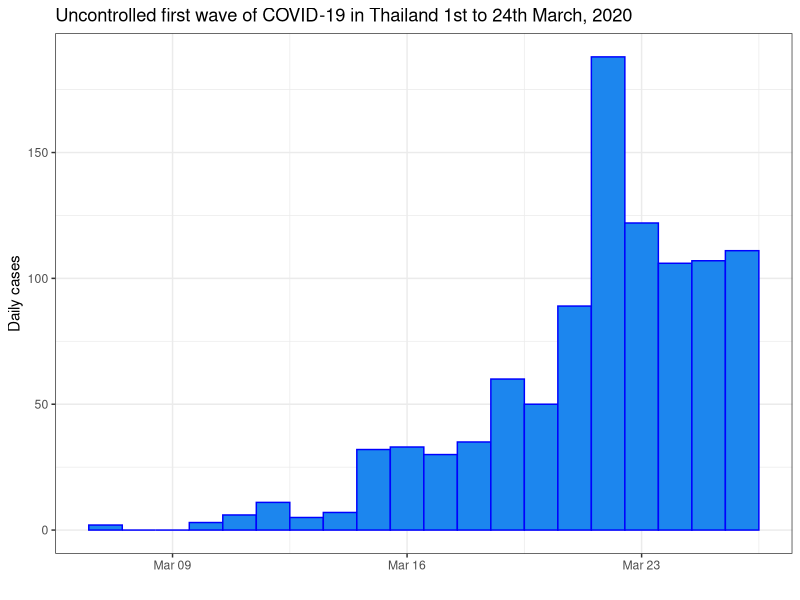
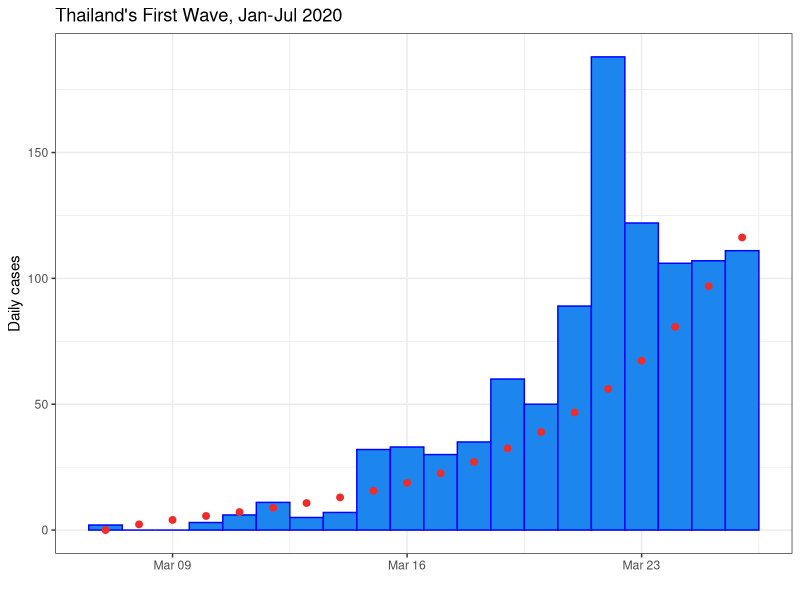
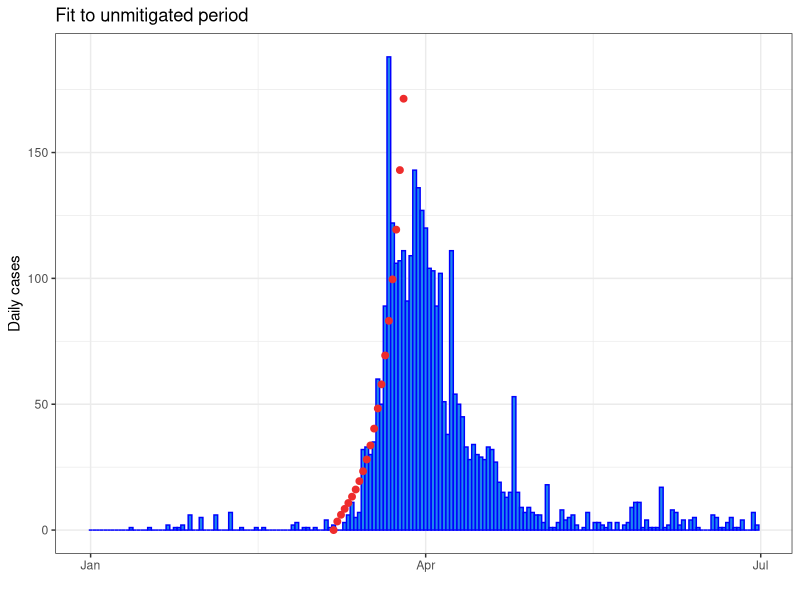
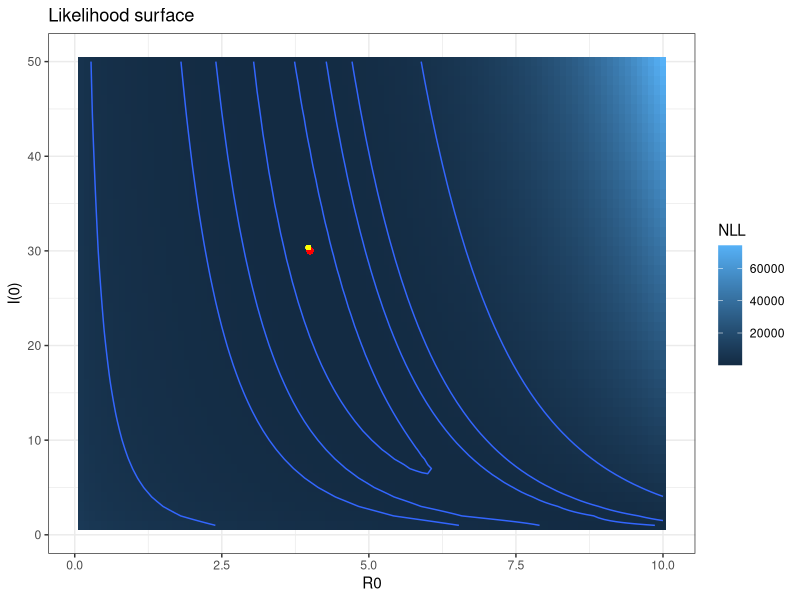
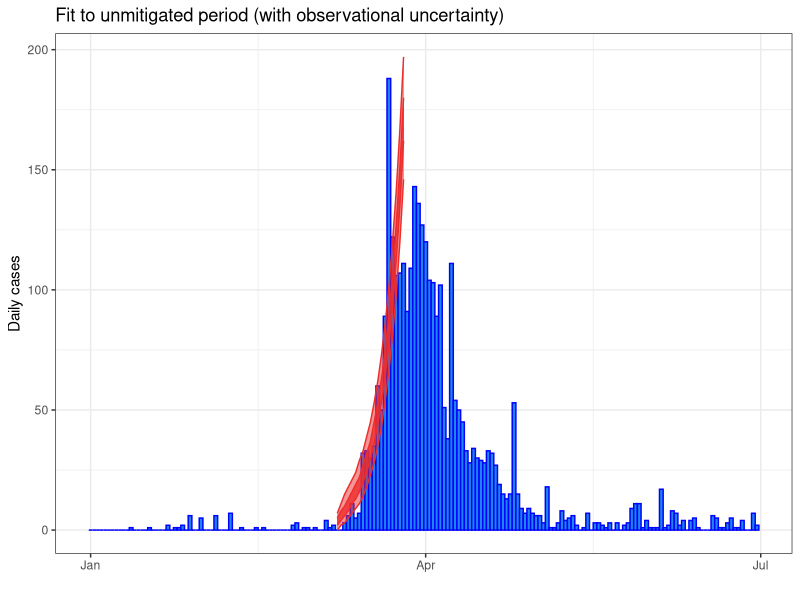

The R script that drew these images, in order:
## ---- chunk 1
knitr::opts_chunk$set(
    g.align = "center"
)
## ---- chunk 2
# SPARK Modelling Short course

#########################
## FITTING MODELS IN R ##
#########################
library(dplyr)
library(deSolve)
library(ggplot2)
## ---- chunk 3
# Data imports and filtering
first_wave <- read.csv("first_wave_TH.csv", colClasses = c("Date", "numeric", "numeric"))
# fixing the format of date
first_wave$Date <- as.Date(first_wave$Date, format = "%Y-%m-%d")
# Time window
start_date <- as.Date("2020-03-07")
end_date <- as.Date("2020-03-26")

# Filter data to capture period prior to interventions. This has already been done in the last session.
uncontrolled_period <- first_wave %>%
    filter(Date >= start_date, Date <= end_date)

# Plot the filtered data
ggplot(uncontrolled_period) +
    geom_col(aes(x = Date, y = Cases), width = 1, fill = "dodgerblue2", colour = "blue") +
    ylab("Daily cases") +
    xlab("") +
    ggtitle("Uncontrolled first wave of COVID-19 in Thailand 1st to 24th March, 2020") +
    theme_bw()
## ---- chunk 4
## Define model as per the previous session
# Time window
times <- seq(start_date, end_date, by = 1)

# Model parameters
parameters <- c(
    R0 = 4,
    incubation_period = 5,
    infectious_period = 6
)

# Initial conditions
Total_population <- 6.6e7 # Population of Thailand
Initial_exposed <- 0
Initial_infectious <- 20 # Initial infectious seed
Initial_recovered <- 0
Initial_susceptible <- Total_population - Initial_exposed - Initial_infectious - Initial_recovered

# State variables
state <- c(
    Susceptible = Initial_susceptible,
    Exposed = Initial_exposed,
    Infectious = Initial_infectious,
    Recovered = Initial_recovered
)


# Model function
COVID.base <- function(t, state, parameters) {
    with(as.list(c(state, parameters)), {
        # Calculate the total population size
        Total_population <- Susceptible + Exposed + Infectious + Recovered

        # Calculate the average force of infection imposed on each susceptible individual
        force_of_infection <- R0 * Infectious / (Total_population * infectious_period)

        # Calculate the net (instantaneous) change in each state variable
        Susceptible_change <- -force_of_infection * Susceptible
        Exposed_change <- force_of_infection * Susceptible - Exposed / incubation_period
        Infectious_change <- Exposed / incubation_period - Infectious / infectious_period
        Recovered_change <- Infectious / infectious_period

        # Return net changes as list
        return(list(
            c(
                Susceptible_change,
                Exposed_change,
                Infectious_change,
                Recovered_change
            )
        ))
    })
}

solve.base.model <- function(y_ = state,
                             times_ = times,
                             func. = COVID.base,
                             parms_ = parameters) {
    out <- ode(
        y = y_,
        times = as.numeric(times_ - times_[1]),
        func = func.,
        parms = parms_
    )

    # Calculate the prevalence, incidence and cumulative incidence (for comparison with data)
    out <- as.data.frame(out) %>%
        mutate(
            Prevalence = Exposed + Infectious,
            Incidence = Exposed / parms_["incubation_period"],
            Cumulative_incidence = cumsum(Incidence) + Incidence[1],
            Population = Susceptible + Exposed + Infectious + Recovered,
            Date = times_
        )

    return(out)
}
## ---- chunk 5
# now we use the model developed in the last session and solve it
# for an initial set of parameters, an initial state and using times
# from just 7th - 26th  of March 2020
out_init <- solve.base.model(
    y_ = state,
    times_ = times,
    func. = COVID.base,
    parms_ = parameters
)

# Plot the filtered data and the first model "guess"
ggplot(uncontrolled_period) +
    geom_col(aes(x = Date, y = Cases), width = 1, fill = "dodgerblue2", colour = "blue") +
    geom_point(data = out_init, aes(x = Date, y = Incidence), size = 2, colour = "firebrick2") +
    ylab("Daily cases") +
    xlab("") +
    ggtitle("Thailand's First Wave, Jan-Jul 2020") +
    theme_bw()
## ---- chunk 6
# find the sum of the residuals squared for day 2 until day 24
SSQ_initial <- sum((uncontrolled_period$Cases[-1] - out_init$Incidence[-1])^2)
SSQ_initial
## ---- chunk 7
# Calculate the negative log-likelihood for our initial parameter values, assuming a Poisson residual distribution
poisson_negative_log_likelihood_initial <- -sum(dpois(uncontrolled_period$Cases[-1],
    out_init$Incidence[-1],
    log = TRUE
))
poisson_negative_log_likelihood_initial
## ---- chunk 8
# transform the parameters
# The search / optimization algorithm we employ searches over
# the range (-Inf, Inf) for each variable. In our application
# we are only interested in solutions in the range (0, Inf)
# for R0 and I(0). Therefore, it
# would be a good idea to apply a transformation to our
# search space so that we are not wasting time exploring
# infeasible regions of parameter space.
initial_transformed_parameters <- log(c(
    "R0" = 4,
    "Initial_infectious" = 20
))
## ---- chunk 9
#### Fitting routine ####

# We have selected R0 and I(0) as our free parameters
# We need a function that accepts R0 and I(0) as arguments,
# solves the model using these inputs, and calculates the
# negative log-likelihood of the data given these parameters

negative_log_likelihood <- function(transformed_parameters,
                                    data = uncontrolled_period$Cases[-1],
                                    state_base = state,
                                    times_ = times,
                                    func. = COVID.base,
                                    parms_base = parameters) {

    # Untransform parameters
    R0 <- exp(transformed_parameters["R0"])
    Initial_infectious <- exp(transformed_parameters["Initial_infectious"])

    # Calculate updated susceptible population
    Initial_susceptible <- state_base["Susceptible"] + state_base["Infectious"] - Initial_infectious

    # Overwrite baseline parameters with proposed parameters
    parms_base["R0"] <- R0
    state_base["Susceptible"] <- Initial_susceptible
    state_base["Infectious"] <- Initial_infectious

    # Solve model with updated parameters
    out <- solve.base.model(
        state_base,
        times_,
        func.,
        parms_base
    )

    return(-sum(dpois(
        x = data,
        lambda = out$Incidence[-1],
        log = TRUE
    )))
}
## ---- chunk 10
poisson_negative_log_likelihood_initial_from_function <- negative_log_likelihood(initial_transformed_parameters)
poisson_negative_log_likelihood_initial_from_function
poisson_negative_log_likelihood_initial
## ---- chunk 11
#### Optimal parameters ####

# Use the optim function to determine the parameters that
# minimize the negative log-likelihood (i.e., maximize
# the likelihood)
# We will use the Nelder-Mead optimization solver
optim_NM <- optim(
    par = initial_transformed_parameters,
    fn = negative_log_likelihood,
    control = list(maxit = 500),
    method = "Nelder-Mead",
    hessian = TRUE
)
## ---- chunk 12
# Check for convergence (always code 0 for NM)
optim_NM$convergence # 0 - converged; 1 - failed to converge

# Inspect solution
optim_NM$par
## ---- chunk 13
# Back-transform parameters
optimum_parameters <- exp(optim_NM$par)
optimum_parameters
## ---- chunk 14
# Inspect the optimal negative log-likelihood
optimum_NLL <- optim_NM$value
optimum_NLL
## ---- chunk 15
#### Optimal model solution ####

# Create the optimal parameter and state vectors
optimal_parameters <- parameters
optimal_parameters["R0"] <- optimum_parameters["R0"]

optimal_initial_state <- state
optimal_initial_state["Susceptible"] <- state["Susceptible"] + state["Infectious"] - optimum_parameters["Initial_infectious"]
optimal_initial_state["Infectious"] <- optimum_parameters["Initial_infectious"]

# Solve the model given the optimal parameters and initial conditions
optimal_solution <- solve.base.model(
    y_ = optimal_initial_state,
    times_ = times,
    func. = COVID.base,
    parms = optimal_parameters
)


# Plot the optimal solution
ggplot(first_wave) +
    geom_col(aes(x = Date, y = Cases), width = 1, fill = "dodgerblue2", colour = "blue") +
    geom_point(data = optimal_solution, aes(x = Date, y = Incidence), size = 2, colour = "firebrick2") +
    ylab("Daily cases") +
    xlab("") +
    ggtitle("Fit to unmitigated period") +
    theme_bw()
## ---- chunk 16
#| cache: TRUE
# Specify search grid
R0_vec <- seq(from = 0.1, to = 10, by = 0.1)
initial_infectious_vec <- seq(from = 1, to = 50, by = 1)

# the function that will perform grid search

nll.grid <- function(R0_vec, initial_infectious_vec) {
    parameter_grid <- expand.grid(
        R0 = R0_vec,
        initial_infectious = initial_infectious_vec
    )
    nll <- data.frame(matrix(nrow = nrow(parameter_grid), ncol = 1))
    colnames(nll) <- "NLL"
    for (row_of_params in seq(1, dim(parameter_grid)[1])) {
        transformed_params <- log(c(
            "R0" = parameter_grid[row_of_params, 1],
            "Initial_infectious" = parameter_grid[row_of_params, 2]
        ))
        nll[row_of_params, ] <- negative_log_likelihood(transformed_params)
    }
    return(data.frame(
        Reproduction_number = parameter_grid["R0"],
        Initial_infectious = parameter_grid["initial_infectious"],
        nll
    ))
}

# call the function that will calculate likelihood surface
nll_grid_results <- nll.grid(R0_vec, initial_infectious_vec)


# Plot likelihood surface
nll_plot <- nll_grid_results %>%
    ggplot2::ggplot(aes(
        x = R0,
        y = initial_infectious,
        fill = NLL,
        z = NLL
    )) +
    geom_tile() +
    geom_contour(breaks = c(100, 110, 120, 130, 200, 500, 1000, 4000)) +
    ylab("I(0)") +
    xlab("R0") +
    ggtitle("Likelihood surface") +
    theme_bw()

# Extract optimum from grid search
grid_optimum <- nll_grid_results[which.min(nll_grid_results$NLL), ]
grid_optimum

# Superimpose optimum on likelihood surface plot
nll_plot <- nll_plot +
    geom_point(aes(
        x = grid_optimum$R0,
        y = grid_optimum$initial_infectious
    ),
    colour = "red",
    )
# Superimpose optimal point to negative-log-likelihood plot
nll_plot <- nll_plot + geom_point(aes(
    x = optimum_parameters["R0"],
    y = optimum_parameters["Initial_infectious"]
),
colour = "yellow",
size = 1
)

print(nll_plot)
## ---- chunk 17
# Calculate the observational confidence intervals
optimal_solution <- optimal_solution %>%
    mutate(
        lower50 = qpois(p = 0.25, lambda = Incidence), # 50% confidence interval (i.e., 25 - 75th centiles)
        upper50 = qpois(p = 0.75, lambda = Incidence),
        lower95 = qpois(p = 0.025, lambda = Incidence), # 95% confidence interval (i.e., 2.5 - 97.5th centiles)
        upper95 = qpois(p = 0.975, lambda = Incidence)
    )

# Plot confidence intervals as ribbons around the central estimates
ggplot(first_wave) +
    geom_col(aes(x = Date, y = Cases), width = 1.0, fill = "dodgerblue2", colour = "blue") +
    geom_ribbon(data = optimal_solution[-1, ], aes(x = Date, ymin = lower50, ymax = upper50), fill = "firebrick2", colour = "firebrick2", alpha = 0.8) +
    geom_ribbon(data = optimal_solution[-1, ], aes(x = Date, ymin = lower95, ymax = upper95), fill = "firebrick2", colour = "firebrick2", alpha = 0.5) +
    ylab("Daily cases") +
    xlab("") +
    ggtitle("Fit to unmitigated period (with observational uncertainty)") +
    theme_bw()
## ---- chunk 18
optim_NM$hessian
## ---- chunk 19
# Covariance matrix
covar_matrix <- solve(optim_NM$hessian)
covar_matrix
## ---- chunk 20
# Now use the covariance matrix to generate standard errors for each parameter
std_errors <- sqrt(diag(covar_matrix))
estimates_transformed <- data.frame(
    estimate = optim_NM$par,
    std_error = std_errors
) %>%
    mutate(
        lower95CI = estimate - 1.96 * std_error,
        upper95CI = estimate + 1.96 * std_error
    )
estimates_transformed


# Back-transform estimates and confidence intervals
estimates <- exp(estimates_transformed[, -2])
estimates
